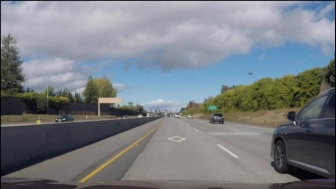
#> input picture images/before_undistortion.jpg, 336 x 189 px
$ python -i tresholding.py   (imports and definitions only)   (older library calls are emulated)
#> lines starting #> are read from the running program, lines starting #| are printed output that depends on the picture; after the words box and inside, x2 and y2 are one past the last pixel; in counts of white or black regions, pixels touching at a corner belong together
import cv2
import numpy as np

def abs_sobel_thresh(img, orient='x', thresh=(0, 255),sobel_kernel=3,):
#     gray = cv2.cvtColor(img, cv2.COLOR_BGR2GRAY)
    sobel = None
    if(orient == 'x'):
        sobel = cv2.Sobel(img, cv2.CV_64F, 1, 0,ksize=sobel_kernel)
    else:
        sobel = cv2.Sobel(img, cv2.CV_64F, 0, 1,ksize=sobel_kernel)
    abs_sobel = np.absolute(sobel)
    scaled_sobel = np.uint8(255*abs_sobel/np.max(abs_sobel))
    sxbinary = np.zeros_like(scaled_sobel)
    sxbinary[(scaled_sobel >= thresh[0]) & (scaled_sobel <= thresh[1])] = 1
    return sxbinary

def mag_thresh(img, sobel_kernel=3, mag_thresh=(0, 255)):

#     gray = cv2.cvtColor(img, cv2.COLOR_BGR2GRAY)
    sobelx = cv2.Sobel(img, cv2.CV_64F, 1, 0, ksize=sobel_kernel)
    sobely = cv2.Sobel(img, cv2.CV_64F, 0, 1, ksize=sobel_kernel)
    magnitude = np.sqrt(sobelx**2 + sobely**2)

    scaled_sobel = np.uint8(255*magnitude/np.max(magnitude))

    binary = np.zeros_like(scaled_sobel)
    binary[(scaled_sobel >= mag_thresh[0]) & (scaled_sobel <= mag_thresh[1])] = 1
    return binary

def dir_threshold(img, sobel_kernel=3, thresh=(0, np.pi/2)):
#     gray = cv2.cvtColor(img, cv2.COLOR_BGR2GRAY)
    sobelx = np.absolute(cv2.Sobel(img, cv2.CV_64F, 1, 0, ksize=sobel_kernel))
    sobely = np.absolute(cv2.Sobel(img, cv2.CV_64F, 0, 1, ksize=sobel_kernel))
    direction = np.arctan2(sobely, sobelx)

    binary = np.zeros_like(direction)
    binary[(direction >= thresh[0]) & (direction <= thresh[1])] = 1
    return binary

def filter_with_hough(binary):
    output = np.zeros_like(binary)
    hough = cv2.HoughLinesP(binary, 1, (np.pi/180)*1, 1, np.array([]), minLineLength=8, maxLineGap=5)
    for x1,y1,x2,y2 in [x[0] for x in hough]:
        cv2.line(output,(x1,y1),(x2,y2),(255,255,255),2)
    return output


def color_treshold(binary, treshold=(170,255)):
    thresh_min = treshold[0]
    thresh_max = treshold[1]
    r_binary = np.zeros_like(binary)
    r_binary[(binary >= thresh_min) & (binary <= thresh_max)] = 1
    return r_binary

def get_tresholded_img(image):
    ksize = 15
    gkernel_size = 17
    image = cv2.GaussianBlur(image, (gkernel_size, gkernel_size), 0)
#     return image
    hls = cv2.cvtColor(image, cv2.COLOR_RGB2HLS)
#> hls: shape (189, 336, 3); mean of channels 0, 1, 2 81.6, 126.7, 33.4
    gray = cv2.cvtColor(image, cv2.COLOR_BGR2GRAY)
    lab = cv2.cvtColor(image, cv2.COLOR_BGR2Lab)
#> lab: shape (189, 336, 3); mean of channels 0, 1, 2 134.4, 129.5, 131.5
    luv = cv2.cvtColor(image, cv2.COLOR_BGR2LUV)
#> luv: shape (189, 336, 3); mean of channels 0, 1, 2 133.9, 99.5, 140.5

#     L = lab[:,:,0]
#     a = lab[:,:,1]
    lab_b = lab[:,:,2]
    luv_l = luv[:,:,0]

    l_channel = hls[:,:,1]
    s_channel = hls[:,:,2]
#     h_channel = hls[:,:,0]
    l_channel = cv2.equalizeHist(l_channel)
    s_channel = cv2.equalizeHist(s_channel)
    lab_b = cv2.equalizeHist(lab_b)
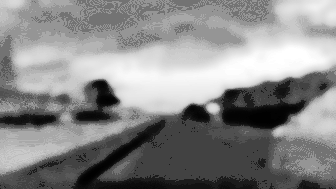
#> lab_b: shape (189, 336); min 0, max 255, mean 136.4
    luv_l = cv2.equalizeHist(luv_l)
#     h_channel = cv2.equalizeHist(s_channel)
    gray = cv2.equalizeHist(gray)

#     L = cv2.equalizeHist(L)

    working_channel = l_channel + s_channel
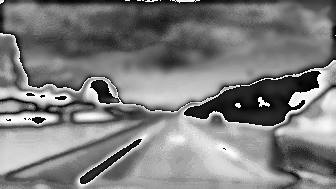
#> working_channel: shape (189, 336); min 0, max 255, mean 125.2
# [5 lines of commented-out code are left out]
    dir_binary = dir_threshold(s_channel, sobel_kernel=ksize, thresh=(0.4, 1.3))
#> in dir_threshold, `sobely = np.absolute(cv2.Sobel(img, cv2.CV_64F, 0, 1, ksize=sobel_kern..`:
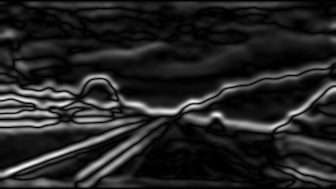
#> sobely: shape (189, 336) float64; min 0, max 4.79e+09, mean 685788739.5; drawn with min black and max white
#> in dir_threshold, `direction = np.arctan2(sobely, sobelx)`:
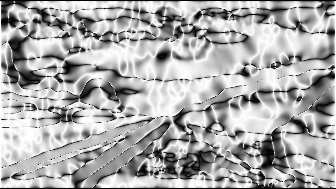
#> direction: shape (189, 336) float64; min 0, max 1.57, mean 1.06; drawn with min black and max white
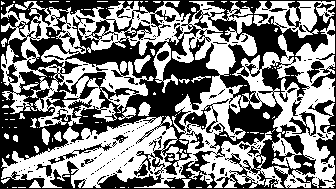
#> dir_binary: shape (189, 336) float64; values 0 (black) and 1 (white), 50.6% white; 155 black regions (134 under 20 px), largest, box (x1, y1, x2, y2) and area: (0, 0, 336, 189) 28992, (184, 99, 229, 133) 394, (289, 111, 316, 136) 248
    gradx = abs_sobel_thresh(working_channel, orient='x', sobel_kernel=ksize, thresh=(25, 100))
#> in abs_sobel_thresh, `sobel = cv2.Sobel(img, cv2.CV_64F, 1, 0,ksize=sobel_kernel)`:
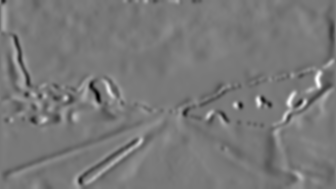
#> sobel: shape (189, 336) float64; min -6.11e+09, max 6.74e+09, mean -5738892.1; drawn with min black and max white
#> gradx: shape (189, 336); values 0 (black) and 1 (white), 14.9% white; 129 white regions (62 under 20 px), largest, box (x1, y1, x2, y2) and area: (72, 118, 162, 189) 1136, (294, 67, 334, 119) 724, (9, 33, 34, 90) 546

    lab_b = color_treshold(lab_b, (249,255))
#> lab_b: shape (189, 336); values 0 (black) and 1 (white), 3.2% white; 3 white regions (1 under 20 px), largest, box (x1, y1, x2, y2) and area: (186, 46, 323, 79) 1939, (125, 72, 147, 78) 88
    luv_l = color_treshold(luv_l, (249,255))
#> luv_l: shape (189, 336); values 0 (black) and 1 (white), 2.6% white; 9 white regions (2 under 20 px), largest, box (x1, y1, x2, y2) and area: (78, 8, 123, 27) 612, (238, 4, 271, 19) 389, (138, 95, 184, 103) 277
    hls_s = color_treshold(s_channel, (249,255))
#> hls_s: shape (189, 336); values 0 (black) and 1 (white), 2.6% white; 11 white regions (8 under 20 px), largest, box (x1, y1, x2, y2) and area: (121, 57, 289, 87) 1597, (270, 89, 277, 95) 24, (290, 55, 299, 58) 22
    combined = np.zeros_like(s_channel)
#     | (gradx*dir_binary == 1)
    combined[(lab_b == 1)|(luv_l ==1)| (hls_s == 1)] = 1
    combined_image = np.array(combined * 255, dtype = np.uint8)
    return combined_image

>>> import cv2
>>> picture = cv2.cvtColor(cv2.imread('../images/before_undistortion.jpg'), cv2.COLOR_BGR2RGB)
>>> result = get_tresholded_img(picture)
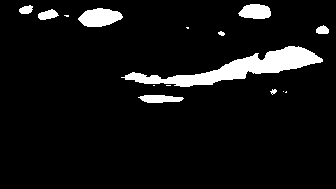
#> result: shape (189, 336); 7% white; 15 white regions (6 under 20 px), largest, box (x1, y1, x2, y2) and area: (121, 46, 323, 87) 2735, (78, 8, 123, 27) 612, (238, 4, 271, 19) 389
